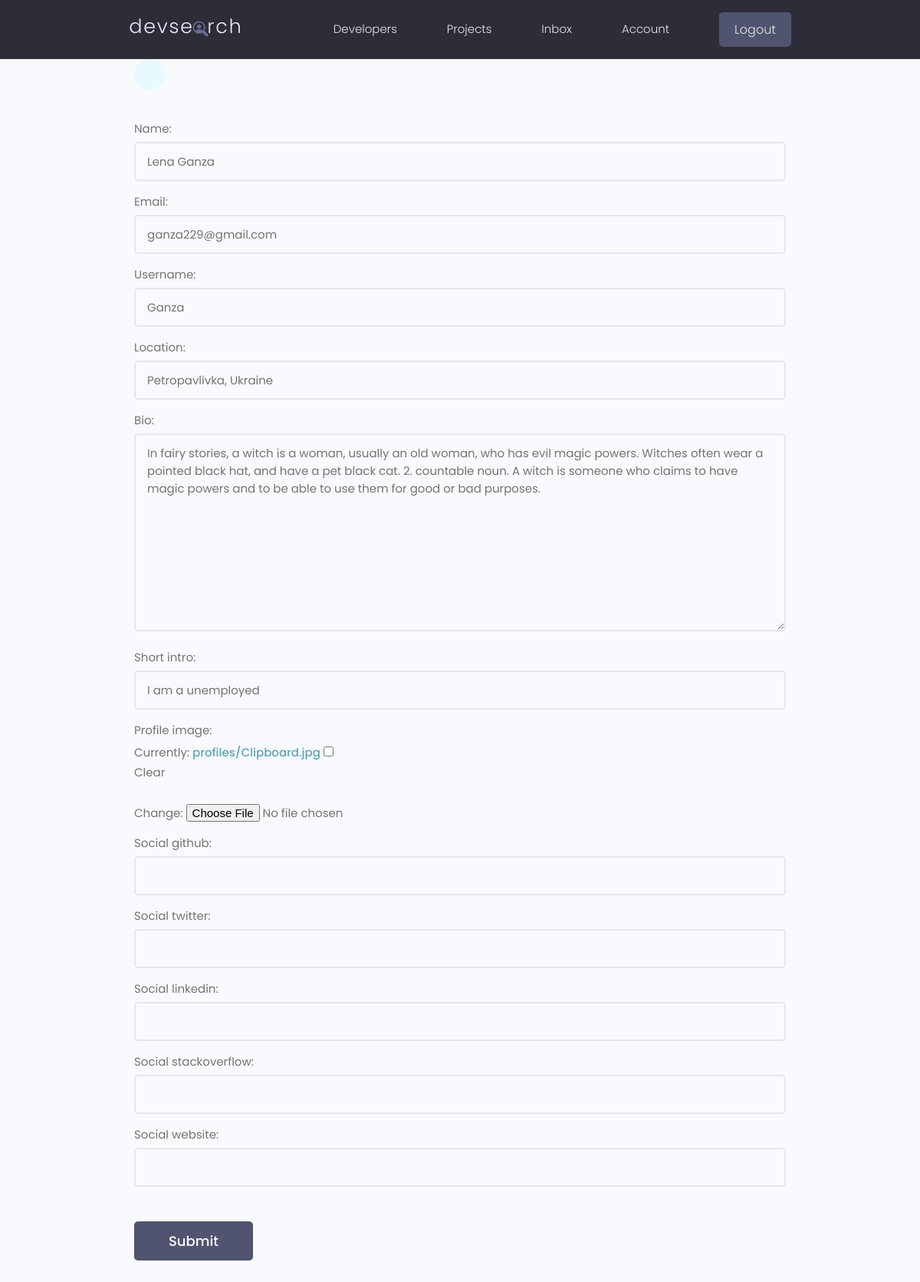
The app's page /edit-account/ (signed in) with its own data.
### users/models.py (models this page shows, shortened)
class Profile(models.Model):
    user = models.OneToOneField(User, on_delete=models.CASCADE, null=True, blank=True)
    name = models.CharField(max_length=200, blank=True, null=True)
    email = models.CharField(max_length=500, blank=True, null=True)
    username = models.CharField(max_length=200, blank=True, null=True)
    location = models.CharField(max_length=200, blank=True, null=True)
    short_intro = models.CharField(max_length=200, blank=True, null=True)
    bio = models.TextField(blank=True, null=True)
    profile_image = models.ImageField(blank=True, null=True, upload_to='profiles/', default='profiles/user-default.jpg')
    social_github = models.CharField(max_length=200, blank=True, null=True)
    social_twitter = models.CharField(max_length=200, blank=True, null=True)
    social_linkedin = models.CharField(max_length=200, blank=True, null=True)
    social_stackoverflow = models.CharField(max_length=200, blank=True, null=True)
    social_website = models.CharField(max_length=200, blank=True, null=True)
    created = models.DateTimeField(auto_now_add=True)
    id = models.UUIDField(default=uuid.uuid4, unique=True, primary_key=True, editable=False)
    class Meta:
        ordering = ['created']

### users/views.py (the view)
# urls.py: path('edit-account/', views.editAccount, name='edit-account'),
@login_required(login_url='login')
def editAccount(request):
    profile = request.user.profile
    form = ProfileForm(instance=profile)
    if request.method == 'POST':
        form = ProfileForm(request.POST, request.FILES, instance=profile)
        if form.is_valid():
            form.save()
            return redirect('account')
    context = {'form': form}
    return render(request, 'users/profile_form.html', context)

### users/forms.py
class ProfileForm(ModelForm):
    class Meta:
        model = Profile
        fields = ['name', 'email', 'username', 'location', 'bio',
                  'short_intro', 'profile_image', 'social_github',
                  'social_twitter', 'social_linkedin', 'social_stackoverflow',
                  'social_website']
    def __init__(self, *args, **kwargs):
        super(ProfileForm, self).__init__(*args, **kwargs)
        for name, field in self.fields.items():
            field.widget.attrs.update(
                {'class': 'input'})

### users/templates/users/profile_form.html (shortened to what this page needs)
{% extends 'main.html' %}
{% block content %}
<div class="content-box">
            <div class="formWrapper">
                <a class="backButton" href="{% url 'account' %}"></a>
                <br>
                <form method="POST" action="{% url 'edit-account' %}" enctype="multipart/form-data">
                    {% for field in form %}
                        <div class="form__field">
                            <label for="formInput#text">{{field.label}}: </label>
                            {{field}}
                        </div>
                    {% endfor %}
                    <input class="btn btn--sub btn--lg  my-md" type="submit" value="Submit" />
                </form>
            </div>
        </div>
{% endblock content %}

### static/styles/app.css (style rules this page uses)
:root { --color-sub: #2d2d39; }
.btn--sub { background-color: var(--color-sub-light); }
.content-box { width: 95%; max-width: 85rem; margin: 0 auto; }
.backButton { background: var(--color-main-light); color: var(--color-main); width: 4rem; height: 4rem; display: flex; align-items: center; justify-content: center; border-radius: 50%; }

### static/uikit/styles/modules/_variables.css (style rules this page uses)
:root { --color-main: #5aa5b9; --color-main-light: #e6faff; --color-sub: #3f4156; --color-sub-light: #51546e; --color-sub-lighter: #ededfd; --color-text: #737373; --color-gray: #8b8b8b; --color-light: #e5e7eb; --color-light-gray: #767676; --color-bg: #f8fafd; --color-white: #fffefd; --color-white-light: #f3f3f3; --color-success: #359e64; --color-success-bg: #def8e8; --color-error: #fc4b0b; --color-error-bg: #fff2ee; --font-base: 'Poppins', arial, helvetica, 'Segoe UI', roboto, ubuntu, sans-serif; --font-monospace: 'Fira Code', 'Courier New', courier, monospace; --font-regular: 300; --font-medium: 500; --font-bold: 700; --generic-shadow: 1px 1px 5px #00000010; --generic-transition: all 0.3s ease-in-out; }

### static/uikit/styles/modules/_base.css (style rules this page uses)
* { margin: 0; padding: 0; box-sizing: border-box; text-rendering: optimizeLegibility; color: inherit; font-size: inherit; }
html { font-size: 50%; }
@media only screen and (min-width: 480px) { html { font-size: 56.25%; } }
@media only screen and (min-width: 1200px) { html { font-size: 62.5%; } }
body { line-height: 1.6; font-weight: 400; font-size: 1.5rem; color: var(--color-text); background-color: var(--color-bg); min-height: 100vh; }

### static/uikit/styles/modules/_typography.css (style rules this page uses)
* { font-family: var(--font-base); }
a { padding-bottom: 2px; text-decoration: none; display: inline-block; color: var(--color-main); font-weight: var(--font-medium); }

### static/uikit/styles/modules/_utilities.css (style rules this page uses)
.my-md { margin: 3rem auto; }

### static/uikit/styles/modules/_button.css (style rules this page uses)
.btn { display: inline-block; position: relative; cursor: pointer; background-color: var(--color-light); font-weight: var(--font-medium); color: var(--color-sub); text-decoration: none; padding: 1rem 2rem; border-radius: 0.5rem; border: none; width: -webkit-fit-content; width: -moz-fit-content; width: fit-content; height: -webkit-fit-content; height: -moz-fit-content; height: fit-content; font-size: 1.6rem; outline-width: 0; outline-color: transparent; -webkit-backface-visibility: hidden; backface-visibility: hidden; transition: all 0.3s ease-in-out; }
.btn--sub { background-color: var(--color-sub); color: var(--color-white); }
.btn--lg { font-size: 1.8rem; padding: 1.2rem 4.5rem; }

### static/uikit/styles/modules/_form.css (style rules this page uses)
.form__field { margin-top: 1.5rem; margin-bottom: 1.5rem; }
.form__label, .form__field > label { display: block; margin-bottom: 0.5rem; color: var(--color-text); }
input.input[type='text'], input.input[type='email'], input.input[type='password'], input.input[type='number'], textarea.input { min-width: 24rem; width: 100%; padding: 1.2rem 1.5rem; border-radius: 0.5rem; border: 2px solid var(--color-light); transition: all 0.3s ease-in-out; background-color: var(--color-bg); }

### records on screen
Profile: form "Lena Ganza" "ganza229@gmail.com" "Ganza" "Petropavlivka, Ukraine" "In fairy stories, a witch is a woman, usually an old woman, who has evil magic powers. Witches often wear a pointed black hat, and have a pet black cat. 2. countable noun. A witch is someone who claims to have magic powers and to be able to use them for good or bad purposes." "I am a unemployed"

### other values on screen
{{ field.label }} "Name" "Email" "Username" "Location" "Bio" "Short intro" "Profile image" "Social github" "Social twitter" "Social linkedin" "Social stackoverflow" "Social website"
